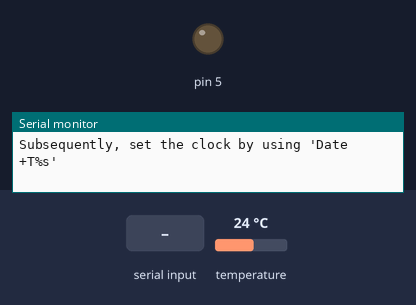
Simulated run of this sketch. Board: Arduino Uno, built with avr-gcc and run on an emulated ATmega328P. On the bench: output pins drawn as LEDs (lit = HIGH), the last lines printed to the serial monitor. The test bench sets the inputs (shaded band); at power-on: temperature 24 °C.

Above: at 1.2 s.
1.3 s: "T90\n" received over Serial
3.5 s: "S90\n" received over Serial
At 6.2 s:
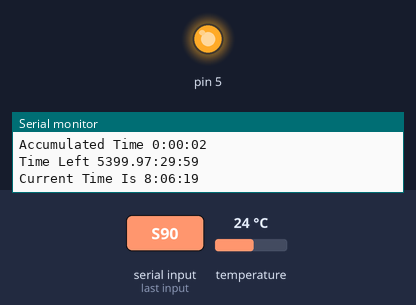
7.0 s: "T" received over Serial
At 9.4 s:
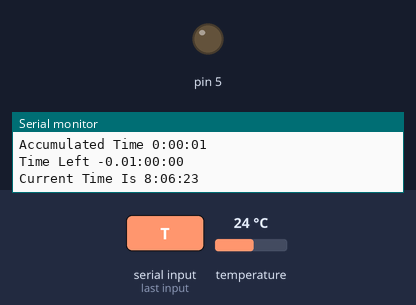
10.2 s: "90,45\n" received over Serial
At 13.7 s:
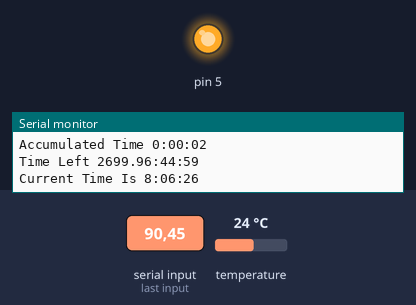
14.0 s: "S" received over Serial
At 17.1 s:
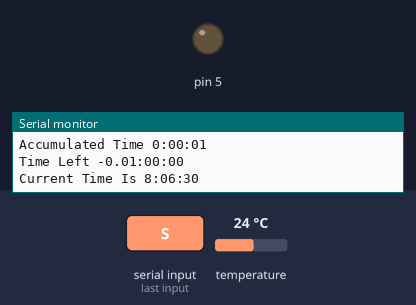
Timing chart, 0 to 18.2 s (numbered marks = the images above; inputs shaded):
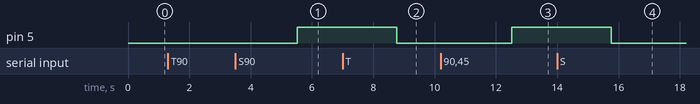

The sketch:

Arduino_Yogurt_Oven.ino
```cpp
#include <DallasTemperature.h>
#include <OneWire.h>
#include <Time.h>

#define TIME_REQUEST  7    // ASCII bell character requests a time sync message

// Data wire is plugged into pin 7 on the Arduino
#define ONE_WIRE_BUS 4
// Setup a oneWire instance to communicate with any OneWire devices
OneWire oneWire(ONE_WIRE_BUS);
// Pass our oneWire reference to Dallas Temperature.
DallasTemperature sensors(&oneWire);
DeviceAddress insideThermometer = { 0x28, 0xC1, 0xD1, 0xDC, 0x06, 0x00, 0x00, 0xE7 };
//######################################################################################
unsigned long start_millis;
unsigned long accum_millis;
unsigned long cycle_length;
time_t diff;
time_t last;
time_t start_time;
time_t acc_time;
time_t DEFAULT_TIME = 1357041600;
float cook_timer;
float time_left = 3600000;
float tmp;
boolean synced = false;
boolean heat_off = true;
boolean isTimer = false;
boolean isSync = false;
boolean timer_set = false;
//######################################################################################

void setup()
{
  Serial.begin(115200);  //Start the serial connection with the computer
                       //to view the result open the serial monitor
  Serial.print("Program = yogurt_one_wire");
  Serial.println();
  pinMode(5, OUTPUT);
  Serial.println("Waiting for sync message");
  Serial.println("Enter length of ferment time first.  ex. \'S4.5\' for four and and a half hours");
  Serial.println("Subsequently, set the clock by using \'Date +T%s\' ");
}
//#######################################################################################

void loop() {
  unsigned long int cycle_start = millis();
  if ( (Serial.available() > 1) ) {
    processHeader();
  }
  diff = second() - last;
  if ( (diff >= 3) && ( ( timer_set == false) || (synced == false) ) ) {
    sensors.requestTemperatures();
    Serial.println("***************");
    Serial.println();
    Serial.println("Temperature is: ");
    float tempC = sensors.getTempC(insideThermometer);
    tmp = DallasTemperature::toFahrenheit(tempC);
    Serial.println(tmp);
    digitalClockDisplay();
    last = second();
  }
  if ( (diff >= 3) && (synced == true) && (timer_set == true) ) {
     heat_off = false;
     digitalWrite(13, HIGH); // LED on if synced
     sensors.requestTemperatures();
     float tempC = sensors.getTempC(insideThermometer);
     tmp = DallasTemperature::toFahrenheit(tempC);
     Serial.print("Temp is ");
     Serial.println(tmp);
     if (tmp < 114.60)  {
        digitalWrite(5, 1);
        Serial.println("Heat ON");
     }
     if (tmp >= 115.00) {
        digitalWrite(5, 0);
        Serial.println("Heat OFF");
     }
    if (time_left < 1 ) {
      Serial.println("Cook Complete, Yogurt Ready!");
      digitalWrite(5, 0);
      heat_off = true;
      timer_set = false;
      acc_time = 0;
    }
    unsigned long int cycle_end = millis();
    cycle_length = cycle_end- cycle_start;
    last = second();
    Serial.print("Cycle length is ");
    Serial.println(cycle_length);
    digitalClockDisplay();
    } else {
      digitalWrite(13, LOW);  // LED off if needs refresh
      heat_off = true;
    }
}

//################################################################
long unsigned int printTemperature(DeviceAddress deviceAddress)
{
  float tempC = sensors.getTempC(deviceAddress);
  if (tempC == -127.00) {
    Serial.print("Error getting temperature");
  } else {
    Serial.print("C: ");
    Serial.println(tempC);
    Serial.print("F: ");
    Serial.println(DallasTemperature::toFahrenheit(tempC));
  }
  return (DallasTemperature::toFahrenheit(tempC));
}
//################################################################
void printDigits(int digits){
  // utility function for digital clock display: prints preceding colon and leading 0
  Serial.print(":");
  if(digits < 10)
    Serial.print('0');
    Serial.print(digits);
}
//################################################################
void processHeader() {
   char c = Serial.read();
   if(c == 'T') {
      isSync = true;
      isTimer = false;
   }
   else if (c == 'S') {
      isTimer = true;
      isSync = false;
   }
   processSyncMessage();
}
//################################################################
void processSyncMessage() {
  unsigned long pctime;
    if(isSync == true) {
     pctime = Serial.parseInt();
     setTime(pctime); // Sync Arduino clock to the time received on the serial port
     adjustTime(-18000);  // compensate for local offset
     synced = true;
     heat_off = false;
     isSync = false;
     Serial.println("Clock Set");
  }
  if(isTimer == true) {
    float length_cook = Serial.parseFloat();
    Serial.println("Timer set....");
    cook_timer = (3600000.0 * length_cook) + millis();
    time_left = (cook_timer - millis()) / 60000.0;
    start_time = now();
    timer_set = true;
    isTimer == false;
  }
}
//################################################################
void digitalClockDisplay(){
  // digital clock display of the time
  Serial.print("Start Time: ");
  Serial.print(hour(start_time));
  printDigits(minute(start_time));
  printDigits(second(start_time));
  Serial.println();
  Serial.print("Accumulated Time ");
  acc_time = now() - start_time;
  Serial.print(hour(acc_time));
  printDigits(minute(acc_time));
  printDigits(second(acc_time));
  Serial.println();

  Serial.print("Time Left ");
  if (synced == true) {
    time_left = (cook_timer - millis()) / 60000.0;
  }
  Serial.print(time_left);
  printDigits(minute(time_left));
  printDigits(second(time_left));
  Serial.println();

  Serial.print("Current Time Is ");
  Serial.print(hour());
  printDigits(minute());
  printDigits(second());
  Serial.print(" ");
  Serial.println();
  Serial.println();
}
```

Measured:
- after the input at 3.5 s, pin 5: LOW → HIGH after 2.0 s
- after the input at 7.0 s, pin 5: HIGH → LOW after 1.8 s
- after the input at 10.2 s, pin 5: LOW → HIGH after 2.3 s
- after the input at 14.0 s, pin 5: HIGH → LOW after 1.8 s
